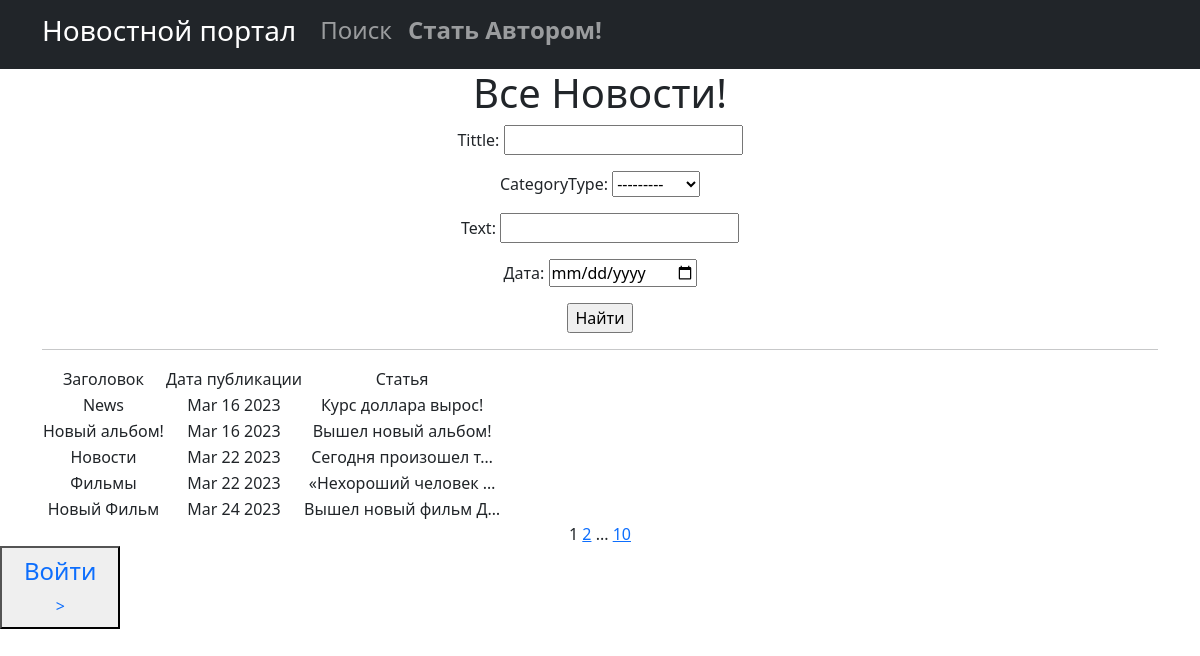
Before: /news/search with the older database file.
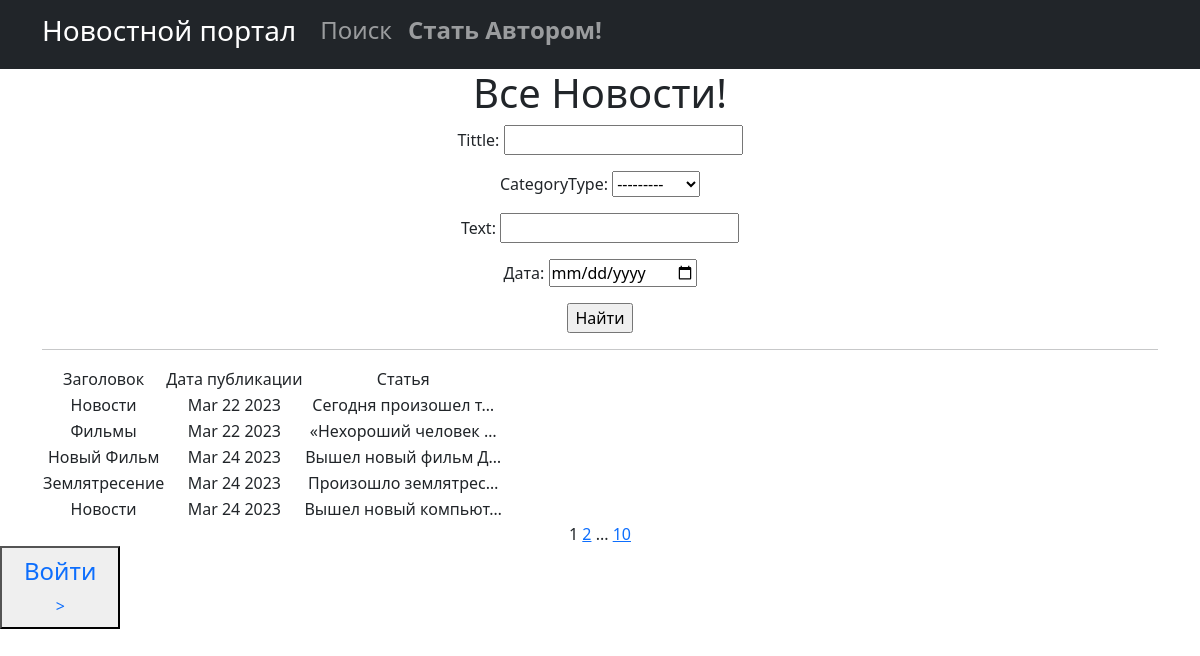
After: the same page with the newer database file.
### new/models.py (models this page shows, shortened)
class Post(models.Model):
    NEWS = 'NW'
    ARTICLE = 'AR'
    CATEGORY_CHOICES = [
        (NEWS, 'Новость'),
        (ARTICLE, 'Статья'),
    ]
    author = models.ForeignKey(Author, on_delete=models.CASCADE,)
    categoryType = models.CharField(max_length=2, choices=CATEGORY_CHOICES, default=ARTICLE)
    dateCreation = models.DateTimeField(auto_now_add=True)
    postCategory = models.ManyToManyField(Category, through='PostCategory')
    tittle = models.CharField(max_length=128)
    text = models.TextField()
    rating = models.SmallIntegerField(default=0)

### new/views.py (the view)
# urls.py: path('search', NewsSearch.as_view(), name = 'post_search'),
class NewsSearch(ListView):
    logger.info('INFO')
    model = Post
    template_name = 'search.html'
    context_object_name = 'post'
    paginate_by = 5
    def get_queryset(self):
        queryset = super().get_queryset()
        self.filterset = PostFilter(self.request.GET, queryset)
        return self.filterset.qs
    def get_context_data(self, **kwargs):
        context = super().get_context_data(**kwargs)
        context['filterset'] = self.filterset
        return context

### new/templatetags/custom_filters.py (called while the page is built)
@register.filter()
def censor(value):
    x='теракт'
    c='редиска'
    if x in value:
        a= value.replace('теракт', 'т*****')
        return a
    if c in value:
        d= value.replace('редиска', 'р******')
        return d
    try:
        x = str(x)
        c = str(c)
    except:
        print('Введено не слово')
    else:
        return value

### new/templatetags/custom_tags.py (called while the page is built)
@register.simple_tag(takes_context=True)
def url_replace(context, **kwargs):
   d = context['request'].GET.copy()
   for k, v in kwargs.items():
       d[k] = v
   return d.urlencode()

### templates/search.html (shortened to what this page needs)
{% extends 'flatpages/default.html' %}
{% load custom_filters %}
{% load custom_tags %}
{% block content %}
   <h1>Все Новости!</h1>
    <form action="" method="get">
       {{ filterset.form.as_p }}
       <input type="submit" value="Найти" />
   </form>
    <hr>
   {% if post %}
       <table>
           <tr>
               <td>Заголовок</td>
               <td>Дата публикации</td>
               <td>Статья</td>
           </tr>
           {% for posts in post %}
           <tr>
               <td>{{ posts.tittle|censor }}</td>
               <td>{{ posts.dateCreation|date:'M d Y'}}</td>
               <td>{{ posts.text|truncatechars:20|censor}}</td>
           </tr>
           {% endfor %}
       </table>
   {% else %}
       <h2>Статей нет!</h2>
    {% endif %}
   {{ page_obj.number }}
   {% if page_obj.has_next %}
       <a href="?{% url_replace page=page_obj.next_page_number %}">{{ page_obj.next_page_number }}</a>
       {% if paginator.num_pages != page_obj.next_page_number %}
           ...
           <a href="?{% url_replace page=page_obj.paginator.num_pages %}">{{ page_obj.paginator.num_pages }}</a>
       {% endif %}
   {% endif %}
{% endblock content %}

Changed rows visible on the page:
removed Post: tittle|censor "News", dateCreation "Mar 16 2023", text|censor "Курс доллара вырос!"
removed Post: tittle|censor "Новый альбом!", dateCreation "Mar 16 2023", text|censor "Вышел новый альбом!"
now on this page (row unchanged): Post: tittle|censor "Землятресение", dateCreation "Mar 24 2023", text|censor "Произошло землятрес…"
now on this page (row unchanged): Post: tittle|censor "Новости", dateCreation "Mar 24 2023", text|censor "Вышел новый компьют…"
